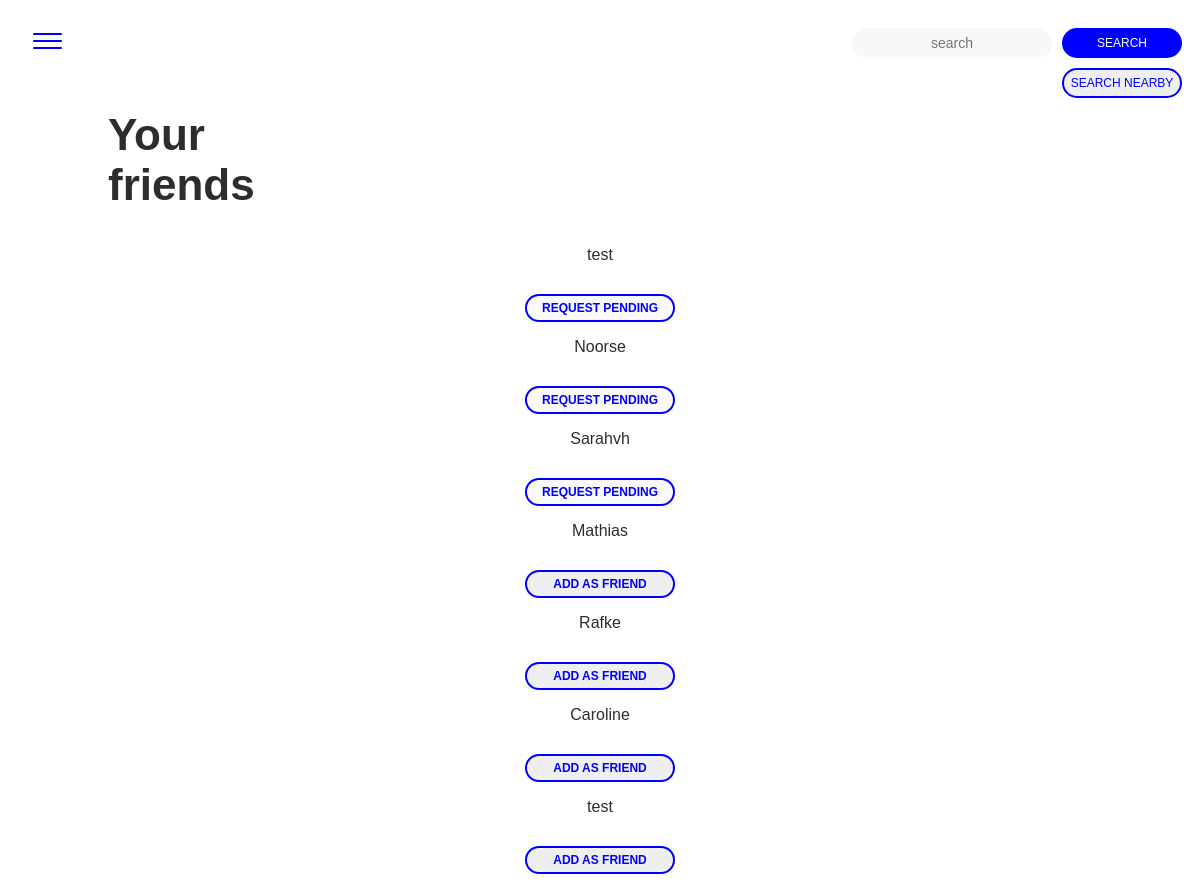
Page /network.php (signed in) on the committed database.
### tables this page shows
CREATE TABLE `users` (
  `id` int(11) unsigned NOT NULL AUTO_INCREMENT,
  `firstname` varchar(255) DEFAULT NULL,
  `lastname` varchar(255) DEFAULT NULL,
  `username` varchar(255) DEFAULT NULL,
  `email` varchar(255) DEFAULT NULL,
  `password` varchar(255) DEFAULT NULL,
  PRIMARY KEY (`id`)
);

### classes/Friends.php (called while the page is built, shortened)
<?php
class Friends
{
    public static function renderFriendship($user_one, $user_two, $type)
    {
        if (!empty($user_one) && !empty($user_two)) {
            $pdo = Db::getInstance();
            switch ($type) {
                case 'isThereRequestPending':
                    $statement = $pdo->prepare("SELECT * FROM friends WHERE (user_one='".$user_two."' AND user_two='".$user_one."' AND official='0')");
                    $statement->execute();
                    return $statement->rowCount();
                    break;
                case 'isThereFriendShip':
                    $statement = $pdo->prepare("SELECT * FROM friends WHERE (user_one='".$user_one."' AND user_two='".$user_two."' AND official='1') OR (user_one='".$user_two."' AND user_two='".$user_one."' AND official='1')");
                    $statement->execute();
                    return $statement->rowCount();
                    break;
                case 'isThereApprovalPending':
                    $statement = $pdo->prepare("SELECT * FROM friends WHERE (user_one='".$user_one."' AND user_two='".$user_two."' AND official='0')");
                    $statement->execute();
                    return $statement->rowCount();
                    break;
            }
        }
    }
}

### network.php (the view, shortened to what this page needs)
<!DOCTYPE html>
<html lang="en">
<head>
    <link rel="stylesheet" type="text/css" href="css/style.css">
</head>
<body>
<?php include_once 'nav.inc.php'; ?>
<h2>Your <br>friends</h2>
<?php
require 'classes/Friends.php';
$pdo = Db::getInstance();
    $statement = $pdo->prepare('SELECT * FROM users');
    $statement->execute();
if ($statement->rowCount() > 0) {
    while ($fetch = $statement->fetch(PDO::FETCH_ASSOC)) {
        $id = $fetch['id'];
        $username = $fetch['username']; ?>
    <div>
    <?php
        if ($id != $_SESSION['uid']) {
            ?>
            <p class="label"><?php echo $username; ?></p>
    <div class="actions"><?php
            if (Friends::renderFriendShip($_SESSION['uid'], $id, 'isThereRequestPending') == 1) {
                ?>
                     <button class="request_pending btn--secondary" disabled>Request Pending</button>
                <?php
            } else {
                if (Friends::renderFriendShip($_SESSION['uid'], $id, 'isThereApprovalPending') == 1) {
                    ?>
                         <button class="friendBtn friendBtn<?php echo $id; ?> approve btn--primary" data-uid='<?php echo $id; ?>' data-type='approvefriend'>Approve</button>
                         <button class='friendBtn friendBtn<?php echo $id; ?> unfriend btn--secondary' data-uid='<?php echo $id; ?>' data-type='destroyfriend'>Ignore</button>
                    <?php
                } else {
                    if (Friends::renderFriendShip($_SESSION['uid'], $id, 'isThereFriendShip') == 0) {
                        ?>
                        <button class='friendBtn friendBtn<?php echo $id; ?> add btn--secondary' data-uid='<?php echo $id; ?>' data-type='addfriend'>Add as friend</button>
                    <?php
                    }
                }
            } ?>
            </div><?php
        } else {
        } ?>
    </div>
    <?php
    }
}
?>
</body>
</html>

### css/style.css (style rules this page uses)
* { box-sizing: border-box; }
body { font-family: 'Helvetica', sans-serif; color: rgb(45,45,45); font-size: 16px; }
h2 { font-size: 44px; margin-left: 100px; }
p { text-align: center; }
.btn--secondary { text-decoration: none; text-align: center; color: blue; font-size: 12px; font-weight: 700; text-transform: uppercase; width: 150px; padding: 5px 0px; border: 2px solid blue; border-radius: 20px; margin: 30px auto 0px auto; display: block; transition: 200ms; }

### rows in the picture
users: username "test", shows "REQUEST PENDING"
users: username "Noorse", shows "REQUEST PENDING"
users: username "Sarahvh", shows "REQUEST PENDING"
users: username "Mathias"
users: username "Rafke"
users: username "Caroline"
users: username "test"
